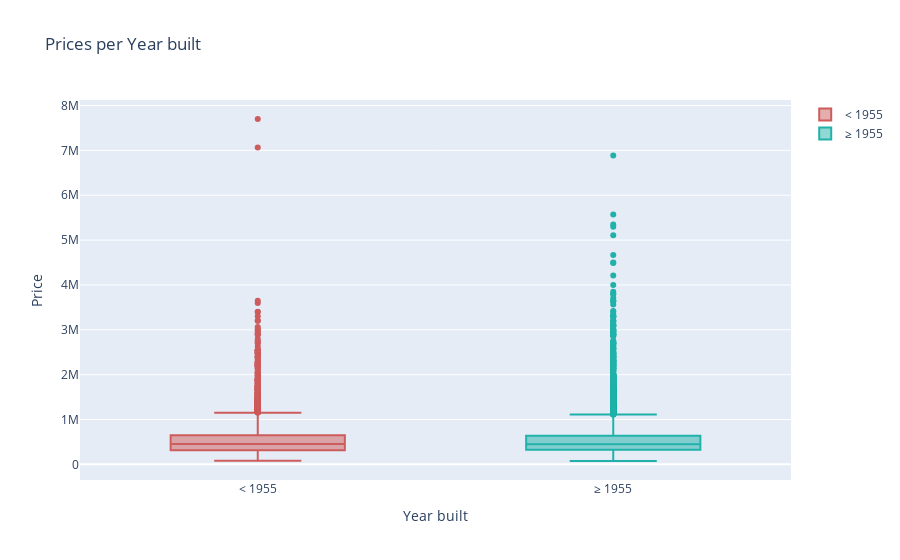

Notebook code cell kept with this figure:
### Code cell
import plotly.graph_objects as go
import numpy as np

y0 = df[df['old']=='< 1955']['price']
y1 = df[df['old']!='< 1955']['price']

fig = go.Figure()
fig.add_trace(go.Box(y=y0, name='< 1955',
                marker_color = 'indianred'))
fig.add_trace(go.Box(y=y1, name = '≥ 1955',
                marker_color = 'lightseagreen'))
fig.update_layout(
    title="Prices per Year built",
    xaxis_title="Year built",
    yaxis_title="Price"
)

fig.show()

### Figure 1 — Plotly figure (JSON) as saved in the notebook; plotly's stock layout.template omitted (floating-point values rounded to 4 significant figures; data arrays with more than 128 entries replaced by an {"elided": "..."} marker saying what was removed)
{"data": [{"marker": {"color": "indianred"}, "name": "< 1955", "type": "box", "y": {"elided": "6164 int values"}}, {"marker": {"color": "lightseagreen"}, "name": "≥ 1955", "type": "box", "y": {"elided": "15449 int values"}}], "layout": {"title": {"text": "Prices per Year built"}, "xaxis": {"title": {"text": "Year built"}}, "yaxis": {"title": {"text": "Price"}}}}
